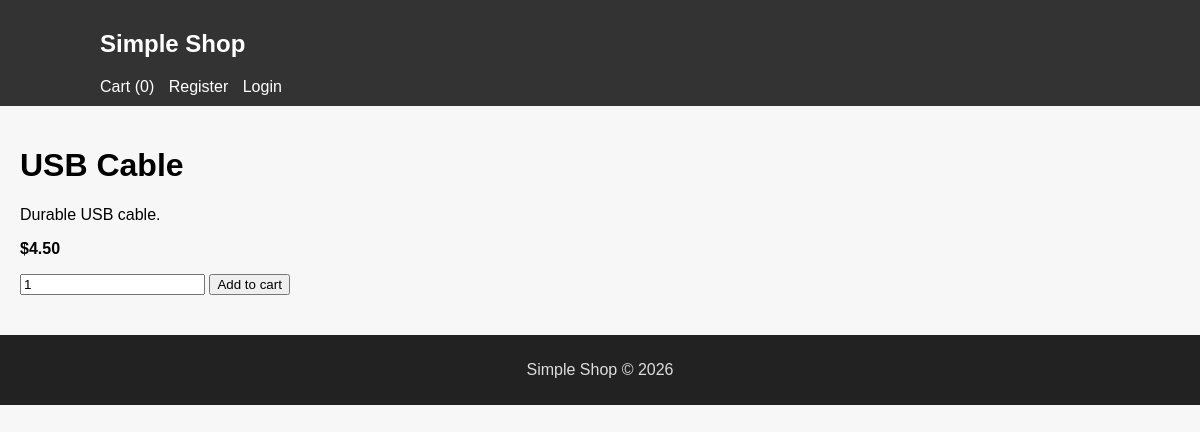
/product.php?id=2, run on the app's committed database.
### tables this page shows
CREATE TABLE `product` (
  `id` INT AUTO_INCREMENT PRIMARY KEY,
  `name` VARCHAR(255) NOT NULL,
  `description` TEXT,
  `price` DECIMAL(10,2) NOT NULL DEFAULT 0.00,
  `category_id` INT DEFAULT NULL,
  `image` VARCHAR(255) DEFAULT NULL,
  FOREIGN KEY (category_id) REFERENCES product_categories(id) ON DELETE SET NULL
);

### public/product.php (the view, shortened to what this page needs)
<?php
$pdo = $GLOBALS['pdo'];
$id = isset($_GET['id']) ? (int)$_GET['id'] : 0;
$stmt = $pdo->prepare('SELECT * FROM product WHERE id = ?');
$stmt->execute([$id]);
$p = $stmt->fetch();
?>
<!doctype html>
<html>
<head><meta charset="utf-8"><title><?=htmlspecialchars($p['name'])?></title><link rel="stylesheet" href="/assets/style.css"></head>
<body>
<?php include __DIR__ . '/../includes/header.php'; ?>
<div class="container">
  <main>
    <h1><?=htmlspecialchars($p['name'])?></h1>
    <p><?=nl2br(htmlspecialchars($p['description']))?></p>
    <p><strong>$<?=number_format($p['price'],2)?></strong></p>
    <form method="post" action="/cart.php">
      <input type="number" name="qty" value="1" min="1">
      <button type="submit">Add to cart</button>
    </form>
  </main>
</div>
<?php include __DIR__ . '/../includes/footer.php'; ?>
</body>
</html>

### public/assets/style.css (style rules this page uses)
body { font-family:Arial,Helvetica,sans-serif;margin:0;padding:0;background:#f7f7f7 }
.container { display:flex;gap:20px;padding:20px }

### data on the page
product: name "USB Cable", description "Durable USB cable.", price "4.50"

### other printed values
cart_count() "0"
